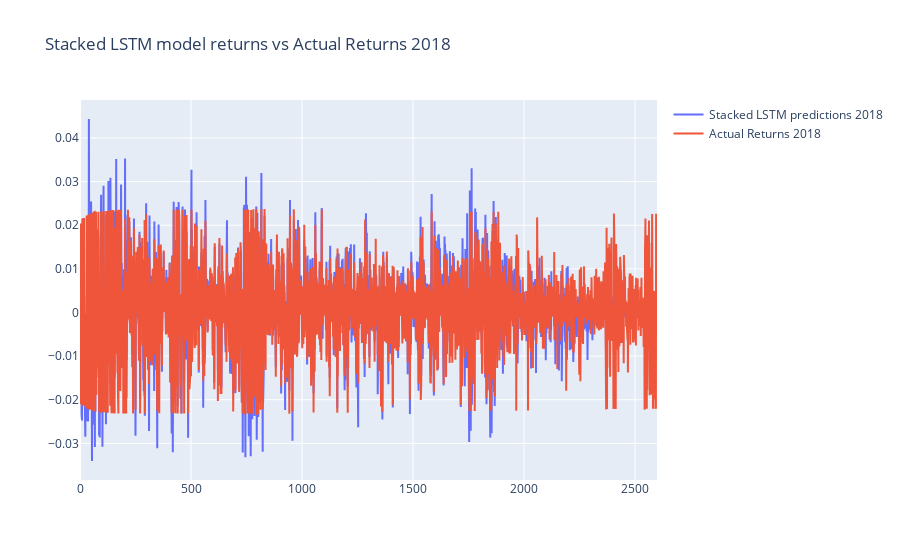

This figure's notebook cell:
### Code cell
# Plot predictions vs actual
plot_returns("Stacked LSTM",
            stacked_lstm2_actual,
             stacked_lstm2_pred,
            1)

### Figure 1 — Plotly figure (JSON) as saved in the notebook; plotly's stock layout.template omitted (floating-point values rounded to 4 significant figures; data arrays with more than 128 entries replaced by an {"elided": "..."} marker saying what was removed)
{"data": [{"mode": "lines", "name": "Stacked LSTM predictions 2018", "type": "scatter", "y": {"elided": "2600 float values"}}, {"mode": "lines", "name": "Actual Returns 2018", "type": "scatter", "y": {"elided": "2600 float values"}}], "layout": {"title": {"text": "Stacked LSTM model returns vs Actual Returns 2018"}}}
